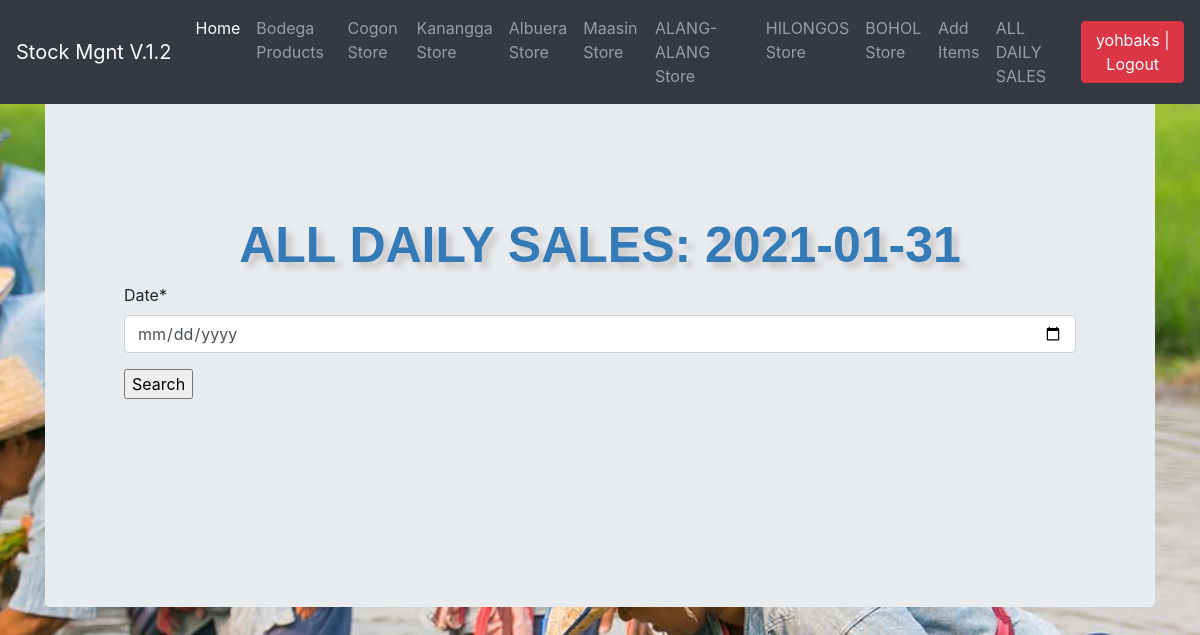
Page /all_sales/ (signed in) on the committed database.
### stockmgmt/models.py (models this page shows, shortened)
class All_Store(models.Model):
    name = models.CharField(max_length=100, blank=True, null=True, verbose_name='Store name', choices=issue_to_category)
    slug = models.SlugField(unique=True, null=False, default='na')
    def get_absolute_url(self):
        return reverse('store', kwargs={'slug': self.slug})

### stockmgmt/views.py (the view)
# urls.py: path('all_sales/',views.all_daily_sales,name='all_sales'),
def all_daily_sales(request):
    date_sale = Date_Sale.objects.all()
    form = AllSaleSearchForm(request.POST or None)
    header='ALL DAILY SALES: '+str(date_sale.last().date)
    all_store = All_Store.objects.all()
    if form.is_valid:
        picked_date=form['date'].value()
        date_sale=Date_Sale.objects.filter(date=picked_date)
        print(date_sale)
    context = {
        'stores':all_store,
        'date_sale': date_sale,
        'header':header,
        'form':form,
    }
    template = 'all_sales.html'
    return render(request, template, context)

### stockmgmt/forms.py
class AllSaleSearchForm(forms.Form):
    date = forms.DateField(
        input_formats=['%Y-%m-%d'],
        widget=forms.DateInput(attrs={
            'type':'date',
            'class':'form_input',
            'data-target':'#datetimepicker'
        })
    )
    class Meta:
        model=Date_Sale
        fields=['date']

### stockmgmt/templates/all_sales.html (shortened to what this page needs)
{% extends "base.html" %}
{% load crispy_forms_tags %}
{% load static %}
{% block body %}
<main role="main" class="container">
  <div class="jumbotron">
      <div class="header"> {{header}}</div>
          	<form method='POST' action=''>{% csrf_token %}
		{{form|crispy}}
        <input type="submit" value='Search'/>
    </form>
        <br><br>
  </div>
</main>
{% endblock %}

### stockmgmt/templates/navbar.html (shortened to what this page needs)
  <nav class="navbar navbar-expand-md navbar-dark fixed-top bg-dark">
  <a class="navbar-brand" href="/">Stock Mgnt V.1.2</a>
  <div class="collapse navbar-collapse" id="navbarCollapse">
    <ul class="navbar-nav mr-auto">
      <li class="nav-item active">
        <a class="nav-link" href="/">Home <span class="sr-only">(current)</span></a>
      </li>
        {% if request.user.is_authenticated %}
      <li class="nav-item">
        <a class="nav-link" href="/list_items">Bodega Products</a>
        </li>
        {% for shop in stores %}
            {% if shop.name != 'BODEGA' %}
            <li class="nav-item">
        <a class="nav-link" href="{{ shop.get_absolute_url }}">{{ shop.name }} Store</a>
      </li>
            {% endif %}
        {% endfor %}
            <li class="nav-item">
        <a class="nav-link" href="/add_items">Add Items</a>
      </li>
      <li class="nav-item">
        <a class="nav-link" href="{% url 'all_sales' %}" tabindex="-1" aria-disabled="true">ALL DAILY SALES</a>
      </li>
        {% endif %}
    </ul>
          <ul class="navbar-nav">
        {% if request.user.is_authenticated %}
        <li><a href="/accounts/logout"><button class="btn btn-danger">{{ user }} | Logout</button></a></li>
        {% else %}
        <li><a href="/accounts/login">Login</a></li>
        {% endif %}
    </ul>
  </div>
</nav>

### stockmgmt/static/css/stylesheet.css (style rules this page uses)
body { background-color: #34eb6b; }
.header { font-family: helvetica; color: #337ab7; font-size: 50px; text-align: center; width: 100%; text-shadow: 6px 6px 6px #c9c6c6; display: block; font-weight: bolder; }
body { background-image: url("../img/bg.jpg"); background-position: center; background-repeat: no-repeat; background-size: cover; }

### stockmgmt/static/css/navbar-top-fixed.css (style rules this page uses)
body { min-height: 75rem; padding-top: 4.5rem; }

### rows in the picture
All_Store: name "Cogon"
All_Store: name "Kanangga"
All_Store: name "Albuera"
All_Store: name "Maasin"
All_Store: name "ALANG-ALANG"
All_Store: name "HILONGOS"
All_Store: name "BOHOL"

### other values in the picture
{{ user }} "yohbaks"
{{ header }} "ALL DAILY SALES: 2021-01-31"
